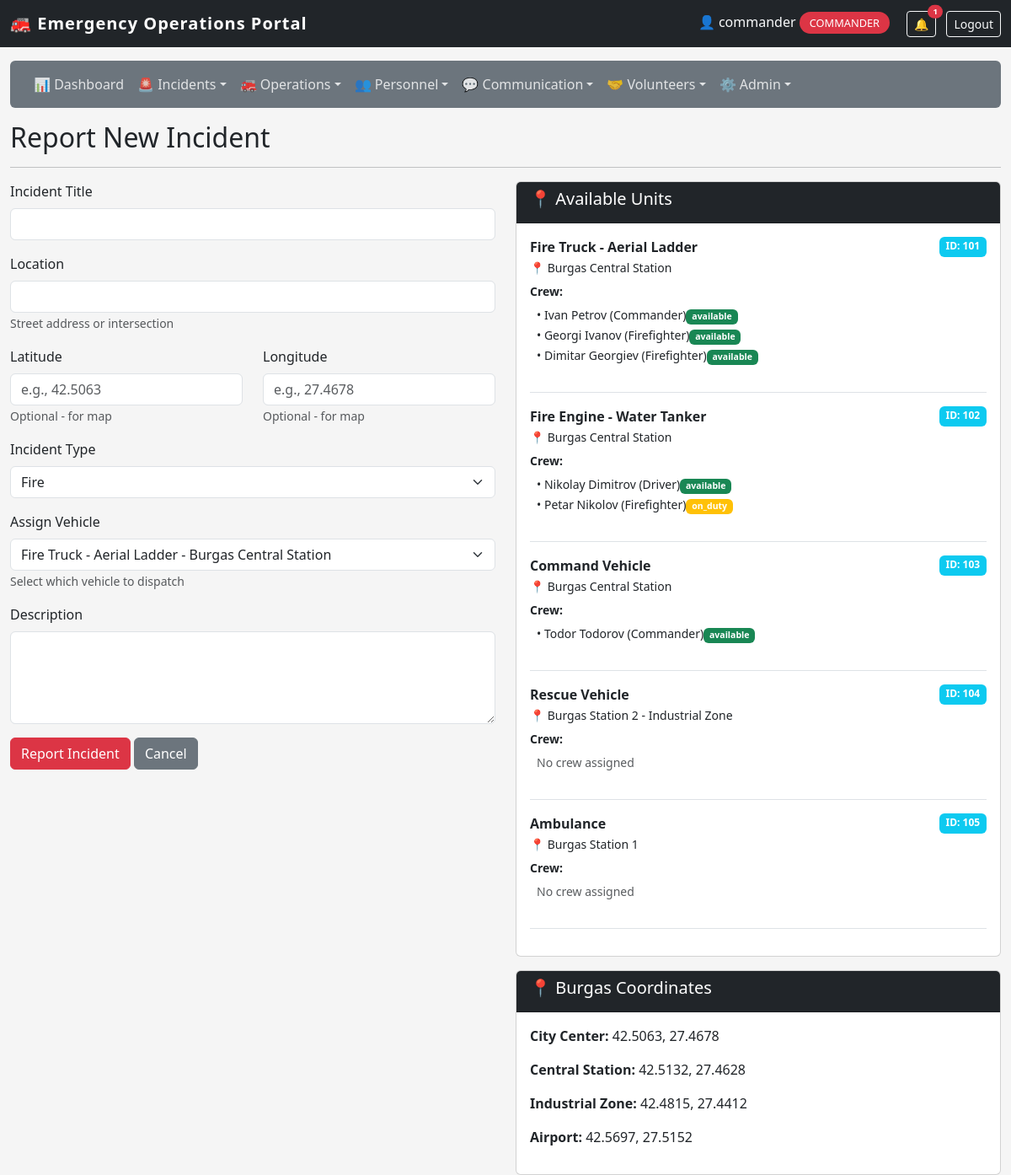
The page /staff/report_incident (signed in) on the database its author committed.
### app/models/vehicle.py (models this page shows)
class Vehicle(db.Model):
    id = db.Column(db.Integer, primary_key=True)
    type = db.Column(db.String(50))
    location = db.Column(db.String(200))
    latitude = db.Column(db.Float, nullable=True)
    longitude = db.Column(db.Float, nullable=True)
    last_updated = db.Column(db.DateTime, default=datetime.datetime.utcnow, onupdate=datetime.datetime.utcnow)
    speed = db.Column(db.Float, nullable=True)
    heading = db.Column(db.Integer, nullable=True)
    status = db.Column(db.String(20), default='station')
    station_id = db.Column(db.Integer, db.ForeignKey('fire_station.id'), nullable=True)
    current_incident_id = db.Column(db.Integer, db.ForeignKey('incident.id'), nullable=True)
    current_incident = db.relationship('Incident', foreign_keys=[current_incident_id])
    firefighters = db.relationship('Firefighter', backref='assigned_vehicle', lazy=True)

### app/models/firefighter.py (models this page shows)
class Firefighter(db.Model):
    id = db.Column(db.Integer, primary_key=True)
    name = db.Column(db.String(100), nullable=False)
    rank = db.Column(db.String(50))
    status = db.Column(db.String(20), default='available')
    vehicle_id = db.Column(db.Integer, db.ForeignKey('vehicle.id'), nullable=True)
    station_id = db.Column(db.Integer, db.ForeignKey('fire_station.id'), nullable=True)
    user_id = db.Column(db.Integer, db.ForeignKey('user_model.id'), nullable=True, unique=True)
    user = db.relationship('UserModel', foreign_keys=[user_id], backref='firefighter_profile')
    employee_id = db.Column(db.String(20), unique=True, nullable=True)
    phone = db.Column(db.String(20), nullable=True)
    hire_date = db.Column(db.DateTime, nullable=True)
    last_active = db.Column(db.DateTime, nullable=True)
    current_shift_id = db.Column(db.Integer, db.ForeignKey('shift.id'), nullable=True)
    current_shift = db.relationship('Shift', foreign_keys=[current_shift_id], back_populates='firefighter')
    shifts = db.relationship('Shift', foreign_keys='Shift.firefighter_id', back_populates='firefighter')

### app/routes/incidents.py (the view, shortened to what this page needs)
@incidents_bp.route('/staff/report_incident', methods=['GET', 'POST'])
@login_required
@role_required('dispatcher', 'commander')
def report_incident():
    form = IncidentForm()
    vehicles = Vehicle.query.all()
    form.vehicle_id.choices = [(v.id, f"{v.type} - {v.location}") for v in vehicles]
    if not form.vehicle_id.choices:
        form.vehicle_id.choices = [(0, 'No vehicles available - Import data first!')]
    return render_template('staff/incidents/report.html', form=form, vehicles=vehicles)

### app/forms/incident_forms.py
class IncidentForm(FlaskForm):
    title = StringField('Incident Title', validators=[DataRequired()])
    location = StringField('Location', validators=[DataRequired()])
    latitude = StringField('Latitude', validators=[Optional()])
    longitude = StringField('Longitude', validators=[Optional()])
    incident_type = SelectField('Incident Type',
                                choices=[('fire', 'Fire'),
                                         ('rescue', 'Rescue'),
                                         ('accident', 'Car Accident'),
                                         ('hazmat', 'Hazardous Materials'),
                                         ('other', 'Other')],
                                validators=[DataRequired()])
    description = TextAreaField('Description', validators=[DataRequired()])
    vehicle_id = SelectField('Assign Vehicle', coerce=int, validators=[DataRequired()])
    submit = SubmitField('Report Incident')

### app/utils.py (called while the page is built)
def login_required(f):
    @wraps(f)
    def decorated_function(*args, **kwargs):
        if not session.get('logged_in'):
            flash('Please login to access the staff portal.', 'warning')
            return redirect(url_for('auth.staff_login'))
        return f(*args, **kwargs)
    return decorated_function

def role_required(*roles):
    def decorator(f):
        @wraps(f)
        def decorated_function(*args, **kwargs):
            if not session.get('logged_in'):
                flash('Please login to access the staff portal.', 'warning')
                return redirect(url_for('auth.staff_login'))
            if session.get('user_role') not in roles:
                flash('Unauthorized access. This incident has been logged.', 'danger')
                return redirect(url_for('dashboard.staff_dashboard'))
            return f(*args, **kwargs)
        return decorated_function
    return decorator

### app/templates/staff/incidents/report.html (shortened to what this page needs)
{% extends "staff/base.html" %}
{% block content %}
<h2>Report New Incident</h2>
<hr>
<div class="row">
    <div class="col-md-6">
        <form method="POST">
            <div class="mb-3">{{ form.title.label(class="form-label") }}{{ form.title(class="form-control") }}</div>
            <div class="mb-3">{{ form.location.label(class="form-label") }}{{ form.location(class="form-control") }}<small class="text-muted">Street address or intersection</small></div>
            <div class="row">
                <div class="col-md-6 mb-3">{{ form.latitude.label(class="form-label") }}{{ form.latitude(class="form-control", placeholder="e.g., 42.5063") }}<small class="text-muted">Optional - for map</small></div>
                <div class="col-md-6 mb-3">{{ form.longitude.label(class="form-label") }}{{ form.longitude(class="form-control", placeholder="e.g., 27.4678") }}<small class="text-muted">Optional - for map</small></div>
            </div>
            <div class="mb-3">{{ form.incident_type.label(class="form-label") }}{{ form.incident_type(class="form-select") }}</div>
            <div class="mb-3">{{ form.vehicle_id.label(class="form-label") }}{{ form.vehicle_id(class="form-select") }}<small class="text-muted">Select which vehicle to dispatch</small></div>
            <div class="mb-3">{{ form.description.label(class="form-label") }}{{ form.description(class="form-control", rows=4) }}</div>
            {{ form.submit(class="btn btn-danger") }}
            <a href="{{ url_for('incidents.list_incidents') }}" class="btn btn-secondary">Cancel</a>
        </form>
    </div>
    <div class="col-md-6">
        <div class="card mb-3"><div class="card-header bg-dark text-white"><h5>📍 Available Units</h5></div><div class="card-body">
            {% if vehicles %}{% for vehicle in vehicles %}
            <div class="border-bottom mb-3 pb-3">
                <div class="d-flex justify-content-between"><strong>{{ vehicle.type }}</strong><span class="badge bg-info">ID: {{ vehicle.id }}</span></div>
                <p class="mb-1"><small>📍 {{ vehicle.location }}</small></p>
                <p class="mb-1"><small><strong>Crew:</strong></small></p>
                {% if vehicle.firefighters %}<ul class="list-unstyled ms-2">{% for f in vehicle.firefighters %}<li><small>• {{ f.name }} ({{ f.rank }})<span class="badge {% if f.status == 'available' %}bg-success{% else %}bg-warning{% endif %}">{{ f.status }}</span></small></li>{% endfor %}</ul>{% else %}<p class="text-muted ms-2"><small>No crew assigned</small></p>{% endif %}
            </div>{% endfor %}{% else %}<p class="text-muted">No vehicles available. <a href="{{ url_for('personnel.import_data') }}">Import data first</a>.</p>{% endif %}
        </div></div>
        <div class="card"><div class="card-header bg-dark text-white"><h5>📍 Burgas Coordinates</h5></div><div class="card-body"><p><strong>City Center:</strong> 42.5063, 27.4678</p><p><strong>Central Station:</strong> 42.5132, 27.4628</p><p><strong>Industrial Zone:</strong> 42.4815, 27.4412</p><p><strong>Airport:</strong> 42.5697, 27.5152</p></div></div>
    </div>
</div>
{% endblock %}

### app/templates/staff/base.html (shortened to what this page needs)
<!DOCTYPE html>
<html lang="en">
<head>
    <link href="https://cdn.jsdelivr.net/npm/bootstrap@5.3.0/dist/css/bootstrap.min.css" rel="stylesheet">
</head>
<body>
    <nav class="navbar navbar-dark bg-dark">
        <div class="container-fluid">
            <a class="navbar-brand" href="{{ url_for('dashboard.staff_dashboard') }}">
                🚒 Emergency Operations Portal
            </a>
            <div>
                {% if session.logged_in %}
                    <span class="text-light me-3">
                        👤 {{ session.user_name }}
                        <span class="role-badge">{{ session.user_role }}</span>
                    </span>
                    <a href="{{ url_for('notifications.view_notifications') }}" class="btn btn-outline-light btn-sm position-relative me-2">
                        🔔
                        <span id="notification-badge" class="position-absolute top-0 start-100 translate-middle badge rounded-pill bg-danger" style="display: none; font-size: 0.6rem;">0</span>
                    </a>
                    <a href="{{ url_for('auth.staff_logout') }}" class="btn btn-outline-light btn-sm">Logout</a>
                {% endif %}
            </div>
        </div>
    </nav>
    <div class="container-fluid mt-3">
        {% if session.logged_in and session.user_role in ['dispatcher', 'commander', 'firefighter'] %}
        <div class="row mb-3">
            <div class="col">
                <nav class="navbar navbar-expand-lg navbar-dark bg-secondary rounded p-2">
                    <div class="container-fluid">
                        <div class="collapse navbar-collapse" id="staffNavbar">
                            <ul class="navbar-nav me-auto">
                                <li class="nav-item">
                                    <a class="nav-link" href="{{ url_for('dashboard.dynamic_dashboard') }}">📊 Dashboard</a>
                                </li>
                                <li class="nav-item dropdown">
                                    <a class="nav-link dropdown-toggle" href="#" role="button" data-bs-toggle="dropdown">🚨 Incidents</a>
                                </li>
                                {% if session.user_role in ['dispatcher', 'commander'] %}
                                <li class="nav-item dropdown">
                                    <a class="nav-link dropdown-toggle" href="#" role="button" data-bs-toggle="dropdown">🚒 Operations</a>
                                </li>
                                {% endif %}
                                {% if session.user_role in ['dispatcher', 'commander'] %}
                                <li class="nav-item dropdown">
                                    <a class="nav-link dropdown-toggle" href="#" role="button" data-bs-toggle="dropdown">👥 Personnel</a>
                                </li>
                                {% endif %}
                                <li class="nav-item dropdown">
                                    <a class="nav-link dropdown-toggle" href="#" role="button" data-bs-toggle="dropdown">💬 Communication</a>
                                </li>
                                {% if session.user_role in ['commander', 'dispatcher'] %}
                                <li class="nav-item dropdown">
                                    <a class="nav-link dropdown-toggle" href="#" role="button" data-bs-toggle="dropdown">🤝 Volunteers</a>
                                </li>
                                {% endif %}
                                {% if session.user_role == 'commander' %}
                                <li class="nav-item dropdown">
                                    <a class="nav-link dropdown-toggle" href="#" role="button" data-bs-toggle="dropdown">⚙️ Admin</a>
                                </li>
                                {% endif %}
                            </ul>
                        </div>
                    </div>
                </nav>
            </div>
        </div>
        {% endif %}
        <div class="row">
            <div class="col">
                {% block content %}{% endblock %}
            </div>
        </div>
    </div>
</body>
</html>

### app/templates/staff/base.html (style rules this page uses)
body { background: #f5f5f5; }
.navbar-brand { font-weight: bold; letter-spacing: 1px; }
.role-badge { background: #dc3545; color: white; padding: 4px 12px; border-radius: 20px; font-size: 0.8rem; text-transform: uppercase; }
.navbar-nav .nav-link { color: rgba(255,255,255,0.8); }

### rows shown on the page
Vehicle: type "Fire Truck - Aerial Ladder", id "101", location "Burgas Central Station"
Firefighter: name "Ivan Petrov", rank "Commander", status "available"
Firefighter: name "Georgi Ivanov", rank "Firefighter", status "available"
Firefighter: name "Dimitar Georgiev", rank "Firefighter", status "available"
Vehicle: type "Fire Engine - Water Tanker", id "102", location "Burgas Central Station"
Firefighter: name "Nikolay Dimitrov", rank "Driver", status "available"
Firefighter: name "Petar Nikolov", rank "Firefighter", status "on_duty"
Vehicle: type "Command Vehicle", id "103", location "Burgas Central Station"
Firefighter: name "Todor Todorov", rank "Commander", status "available"
Vehicle: type "Rescue Vehicle", id "104", location "Burgas Station 2 - Industrial Zone", shows "No crew assigned"
Vehicle: type "Ambulance", id "105", location "Burgas Station 1", shows "No crew assigned"

### other values the page prints
{{ session.user_name }} "commander"
{{ session.user_role }} "COMMANDER"
